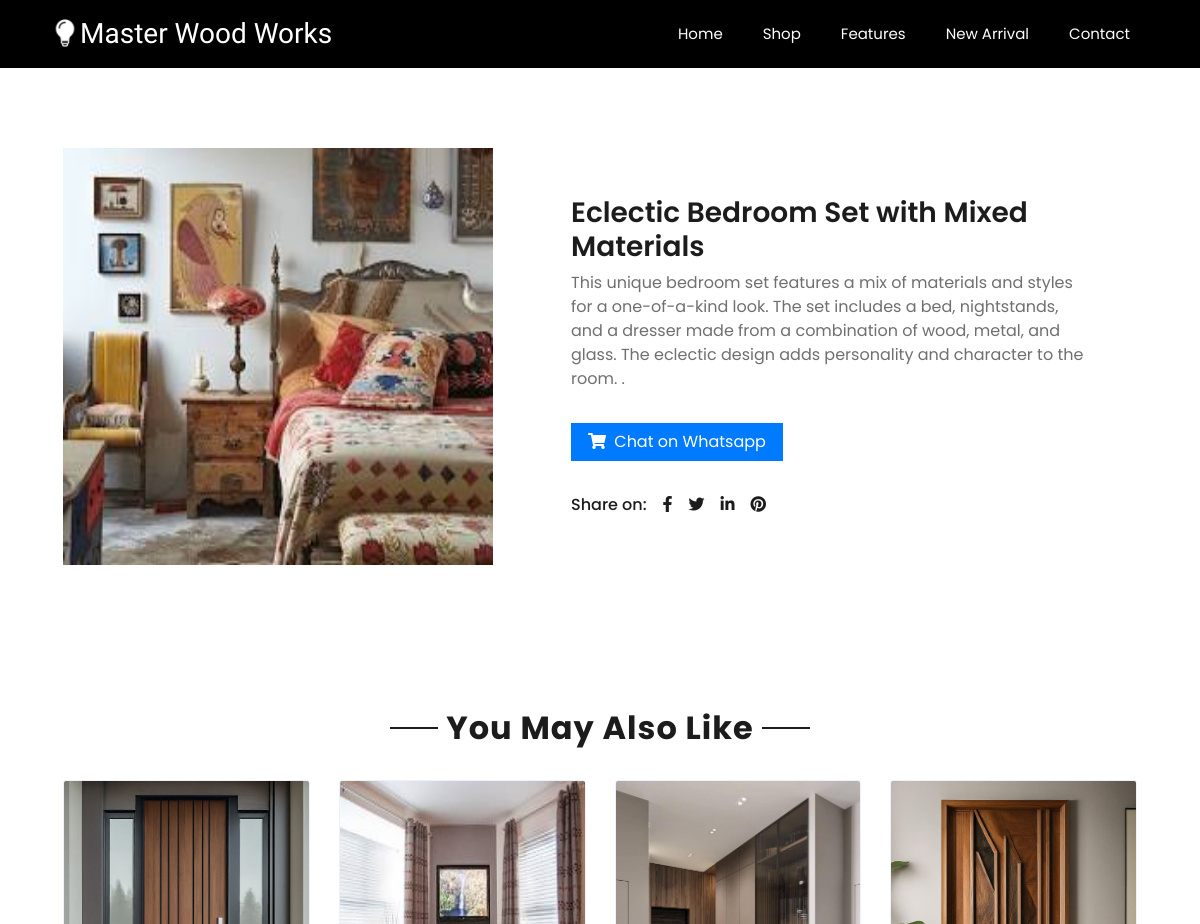
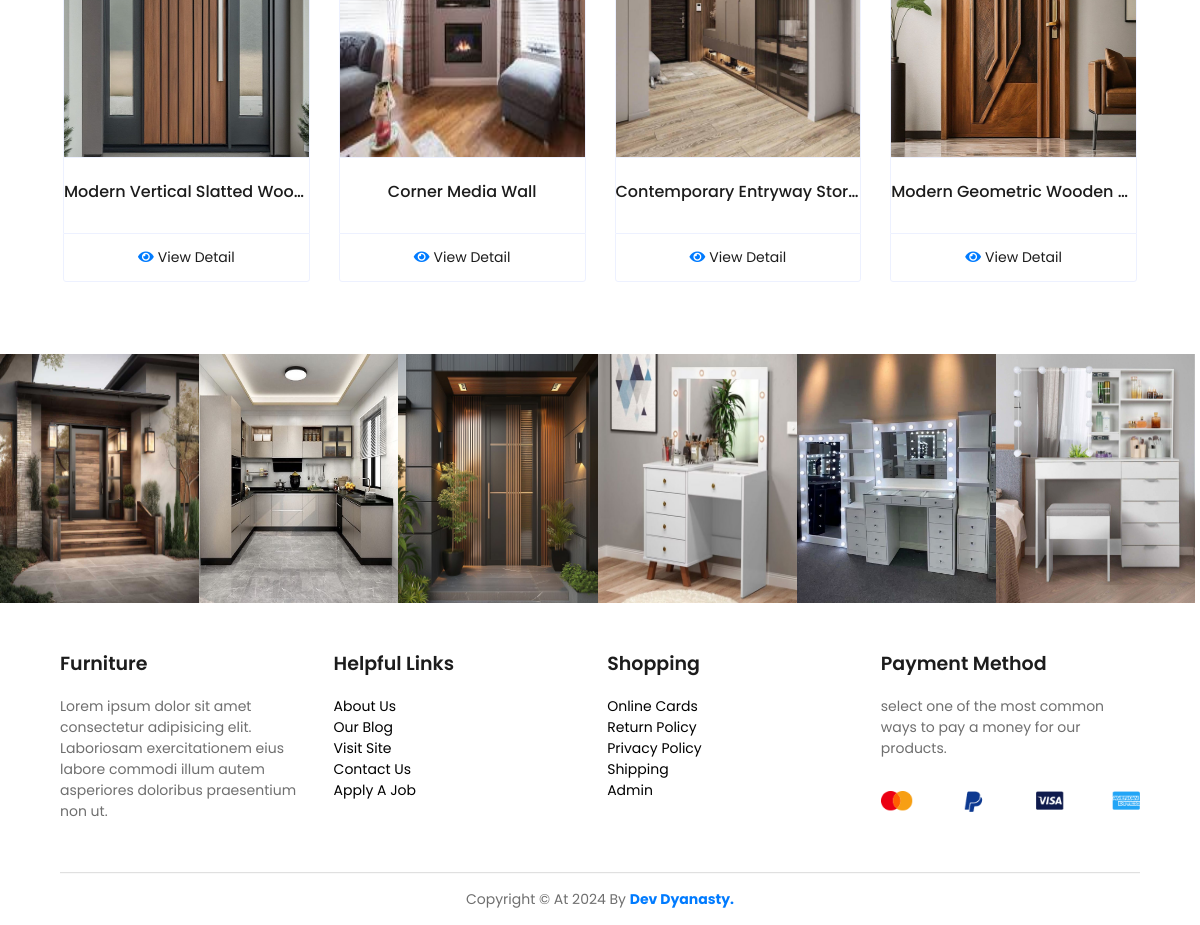
The app's page /detail.php?product_id=137 with its own data (2 pictures, top to bottom).
### tables this page shows
CREATE TABLE `product` (
  `id` int(11) NOT NULL,
  `p_name` varchar(255) DEFAULT NULL,
  `p_img` varchar(255) DEFAULT NULL,
  `p_category` varchar(255) DEFAULT NULL,
  `p_description` longtext DEFAULT NULL
);

### detail.php (the view, shortened to what this page needs)
<?php
include 'connect.php';
if (isset($_GET['product_id'])) {
    $product_id = $_GET['product_id'];
    $sql = "SELECT * FROM product WHERE id = '$product_id'";
    $result = mysqli_query($connection, $sql);
    $row = mysqli_fetch_assoc($result);
include 'header.php';
?>
<link rel="stylesheet" href="detail.css">
<link href="https://cdnjs.cloudflare.com/ajax/libs/font-awesome/5.10.0/css/all.min.css" rel="stylesheet" />
<link rel="stylesheet" href="https://cdnjs.cloudflare.com/ajax/libs/OwlCarousel2/2.3.4/assets/owl.carousel.css" />
<link rel="stylesheet" href="https://cdnjs.cloudflare.com/ajax/libs/OwlCarousel2/2.3.4/assets/owl.theme.default.css" />
<div class="container-fluid py-5" style="margin-top: 100px">
    <div class="row px-xl-5">
        <div class="col-lg-5 pb-5" style="max-height: 500px">
            <img class="w-100 h-100" src="product_img/<?php echo $row['p_img'] ?>" alt="Image" />
        </div>
        <div class="col-lg-7 pb-5 d-flex justify-content-center align-items-center">
            <div class="container-fluid p-5">
            <h3 class="font-weight-semi-bold"><?php echo $row['p_name'] ?> </h3>
            <p class="mb-4"><?php echo $row['p_description'] ?> .</p>
            <div class="d-flex align-items-center mb-4 pt-2">
                <a href=" https://wa.me/+923152027265" class="btn btn-primary px-3"><i class="fa fa-shopping-cart mr-1"></i> Chat on Whatsapp</a>
            </div>
            <div class="d-flex pt-2">
                <p class="text-dark font-weight-medium mb-0 mr-2">Share on:</p>
                <div class="d-inline-flex">
                    <a class="text-dark px-2" href="">
                        <i class="fab fa-facebook-f"></i>
                    </a>
                    <a class="text-dark px-2" href="">
                        <i class="fab fa-twitter"></i>
                    </a>
                    <a class="text-dark px-2" href="">
                        <i class="fab fa-linkedin-in"></i>
                    </a>
                    <a class="text-dark px-2" href="">
                        <i class="fab fa-pinterest"></i>
                    </a>
                </div>
            </div>
            </div>
        </div>
    </div>
</div>
<div class="container-fluid py-5">
    <div class="text-center mb-4">
        <h2 class="section-title px-5"><span class="px-2">You May Also Like</span></h2>
    </div>
    <div class="row px-xl-5">
        <div class="col">
            <div class="owl-carousel related-carousel">
                <?php
                $sql = "SELECT * FROM product ORDER BY RAND() LIMIT 8";
                $result = mysqli_query($connection, $sql);
                foreach($result as $row){
                ?>
                <div class="card product-item border-0">
                    <div class="card-header product-img position-relative overflow-hidden bg-transparent border p-0">
                        <img class="img-fluid w-100" style="height: 300px" src="product_img/<?php echo $row['p_img'] ?>" alt="" />
                    </div>
                    <div class="card-body border-left border-right text-center p-0 pt-4 pb-3">
                        <h6 class="text-truncate mb-3"><?php echo $row['p_name'] ?></h6>
                    </div>
                    <div class="card-footer d-flex justify-content-center bg-light border">
                        <a href="detail.php?product_id=<?php echo $row['id'] ?>" class="btn btn-sm text-dark p-0"><i class="fas fa-eye text-primary mr-1"></i>View Detail</a>
                    </div>
                </div>
                <?php
                }
                ?>
            </div>
        </div>
    </div>
</div>
<?php
include 'footer.php';
?>
<?php
}
?>

### main.css (style rules this page uses)
* { padding: 0px; margin: 0px; list-style: none; box-sizing: border-box; font-family: "Poppins", sans-serif; scroll-behavior: smooth; }
:root { --main-color: #007bff; }
html { scroll-behavior: smooth; }

### records on screen
product: p_img (picture), p_name "Eclectic Bedroom Set with Mixed Materials", p_description "This unique bedroom set features a mix of materials and styles for a one-of-a-kind look. The set includes a bed, nightstands, and a dresser made from a combination of wood, metal, and glass. The eclectic design adds personality and character to the room."
product: p_img (picture), p_name "Modern Vertical Slatted Woo…"
product: p_img (picture), p_name "Corner Media Wall"
product: p_img (picture), p_name "Contemporary Entryway Stor…"
product: p_img (picture), p_name "Modern Geometric Wooden…"
